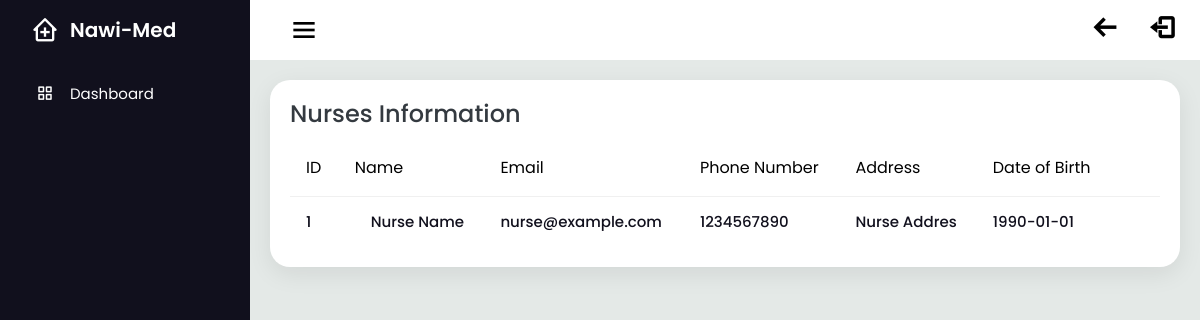
Page /dashboard/nurse.php (signed in) on the committed database.
### tables this page shows
CREATE TABLE `nurse` (
  `id` int(11) NOT NULL,
  `name` varchar(255) NOT NULL,
  `email` varchar(255) NOT NULL,
  `password` varchar(255) NOT NULL,
  `phone_number` varchar(10) NOT NULL,
  `address` varchar(255) NOT NULL,
  `dateofbirth` date NOT NULL
);

### dashboard/nurse.php (the view, shortened to what this page needs)
<!DOCTYPE html>
<html lang="en">
<head>
    <link rel="stylesheet" href="main.css">
    <link href='https://unpkg.com/boxicons@2.1.1/css/boxicons.min.css' rel='stylesheet'>
</head>
<body>
<div class="sidebar" >
    <div class="logo_details">
        <i class='bx bx-clinic'></i>
        <div class="logo_name">
            Nawi-Med
        </div>
    </div>
    <ul>
    <li>
        <a href="dashboard.php" <?php if(basename($_SERVER['PHP_SELF']) == 'dashboard.php') echo 'class="active"'; ?>>
            <i class='bx bx-grid-alt'></i>
            <span class="links_name">Dashboard</span>
        </a>
    </li>
</ul>
</div>
<section class="home_section">
    <div class="topbar">
        <div class="toggle">
            <i class='bx bx-menu' id="btn"></i>
        </div>
        <div>
            <a style="text-decoration:none; color:black;" href="../main.php" class="number"> <i style="font-size:28px; font-weight:bold;" class='bx bx-arrow-back'></i></a>
            <a style="text-decoration:none; color:black;" href="../dist/logout.php" class="number"> <i style="margin-left:25px;font-size:28px; font-weight:bold;" class='bx bx-log-out'></i></a>
        </div>
    </div>
    <div  class="details" >
        <div class="recent_project">
            <div class="card_header">
                <h2>Nurses Information</h2>
            </div>
            <table>
            <thead>
                <tr>
                    <td>ID</td>
                    <td>Name</td>
                    <td>Email</td>
                    <td>Phone Number</td>
                    <td>Address</td>
                    <td>Date of Birth</td>
                </tr>
            </thead>
            <tbody>
                <?php
                $servername = "localhost";
                $username = "root";
                $password = "";
                $dbname = "clinic";
                $conn = new mysqli($servername, $username, $password, $dbname);
                $sql = "SELECT * FROM nurse";
                $result = $conn->query($sql);
                if ($result->num_rows > 0) {
                    $i = 1;
                    while ($row = $result->fetch_assoc()) {
                        ?>
                       <tr>
    <td><?php echo $i; ?></td>
    <td>
        <form action="nurse.php" method="post" class="update-form">
            <?php if (isset($_GET['edit']) && $_GET['edit'] == $row['id']) { ?>
                <input type="text" name="name" minlength="3" value="<?php echo $row['name']; ?>" required>
            <?php } else { ?>
                <?php echo $row['name']; ?>
            <?php } ?>
    </td>
    <td>
        <?php if (isset($_GET['edit']) && $_GET['edit'] == $row['id']) { ?>
            <input type="email" name="email" value="<?php echo $row['email']; ?>" required>
        <?php } else { ?>
            <?php echo $row['email']; ?>
        <?php } ?>
    </td>
    <td>
        <?php if (isset($_GET['edit']) && $_GET['edit'] == $row['id']) { ?>
            <input type="text" name="phone_number" pattern="[0-9]{10}" value="<?php echo $row['phone_number']; ?>" required>
        <?php } else { ?>
            <?php echo $row['phone_number']; ?>
        <?php } ?>
    </td>
    <td>
        <?php if (isset($_GET['edit']) && $_GET['edit'] == $row['id']) { ?>
            <input type="text" name="address" value="<?php echo $row['address']; ?>" required>
        <?php } else { ?>
            <?php echo $row['address']; ?>
        <?php } ?>
    </td>
    <td>
        <?php if (isset($_GET['edit']) && $_GET['edit'] == $row['id']) { ?>
            <input type="date" name="dateofbirth" value="<?php echo $row['dateofbirth']; ?>" required min="1900-01-01" max="<?php echo date('Y-m-d'); ?>" required>
        <?php } else { ?>
            <?php echo $row['dateofbirth']; ?>
        <?php } ?>
    </td>
    <td><?php if (isset($_GET['edit']) && $_GET['edit'] == $row['id']) { ?>
                                <?php } ?></td>
</tr>
                        <?php
                        $i++;
                    }
                } else {
                    echo "<tr><td colspan='7'><p style='text-align:center;'>No nurse found</p></td></tr>";
                }
                ?>
                </tbody>
            </table>
        </div>
    </div>
</section>
</body>
</html>

### dashboard/main.css (style rules this page uses)
:root { --dark-blue: #11101D; --white-blue: #1D1D31; --white: #fff; --gray: #8390a2; }
* { margin: 0; padding: 0; box-sizing: border-box; font-family: 'Poppins', sans-serif; }
.sidebar { position: fixed; left: 0; top: 0; width: 250px; height: 100%; padding-left: 20px; background: var(--dark-blue); transition: all 0.5s ease; z-index: 99; }
.sidebar .logo_details { position: relative; height: 60px; display: flex; align-items: center; }
.sidebar li { position: relative; margin: 8px 0; list-style: none; }
.sidebar i { position: relative; height: 60px; min-width: 50px; font-size: 28px; line-height: 60px; text-align: center; color: var(--white); }
.sidebar .logo_details .logo_name { font-size: 20px; font-weight: 600; color: var(--white); transition: all 0.5s ease; }
.sidebar ul li a i { position: relative; height: 50px; font-size: 18px; line-height: 50px; }
.sidebar ul li a { width: 100%; height: 100%; display: flex; align-items: center; text-decoration: none; border-radius: 30px 0px 0px 30px; transition: all 0.5s ease; }
.sidebar ul li a .links_name { font-size: 15px; font-weight: 400; color: var(--white); transition: 0.4s; }
.home_section { position: relative; width: calc(100% - 250px); min-height: 100vh; left: 250px; top: 0; background: #E4E9E7; transition: all 0.5s ease; }
.home_section .topbar { position: relative; width: 100%; height: 60px; display: flex; justify-content: space-between; align-items: center; padding: 1rem 1.5rem; background: var(--white); }
.home_section .topbar .toggle { position: relative; width: 60px; height: 60px; display: flex; justify-content: center; align-items: center; font-size: 2em; cursor: pointer; }
.details { position: relative; width: 100%; padding: 20px; display: flex; }
.details .recent_project { width: 100%; position: relative; display: grid; padding: 20px; background: var(--white); border-radius: 20px; box-shadow: 0 7px 25px rgba(0, 0, 0, 0.08); overflow-y: auto; white-space: nowrap; }
.details table { width: 100%; margin-top: 10px; border-collapse: collapse; }
.details .card_header h2 { position: relative; font-weight: 500; line-height: 1.2; color: #343a40; }
.details .recent_project table tr { border-bottom: 1px solid #f0f0f0; }
.details .recent_project table tbody tr:last-child { border-bottom: none; }
.details .recent_project table tr td { padding: 1rem 1rem; }
.details .recent_project table tbody tr td { position: relative; font-size: .938rem; font-weight: 500; line-height: 1.2; color: var(--dark-blue); }
.details .recent_project table tbody tr td:nth-child(2) { padding-left: 2rem; }
.details .recent_project table tbody tr td:last-child { padding-left: 2rem; }

### rows in the picture
nurse: name "Nurse Name", email "nurse@example.com", phone_number "1234567890", address "Nurse Addres", dateofbirth "1990-01-01"
